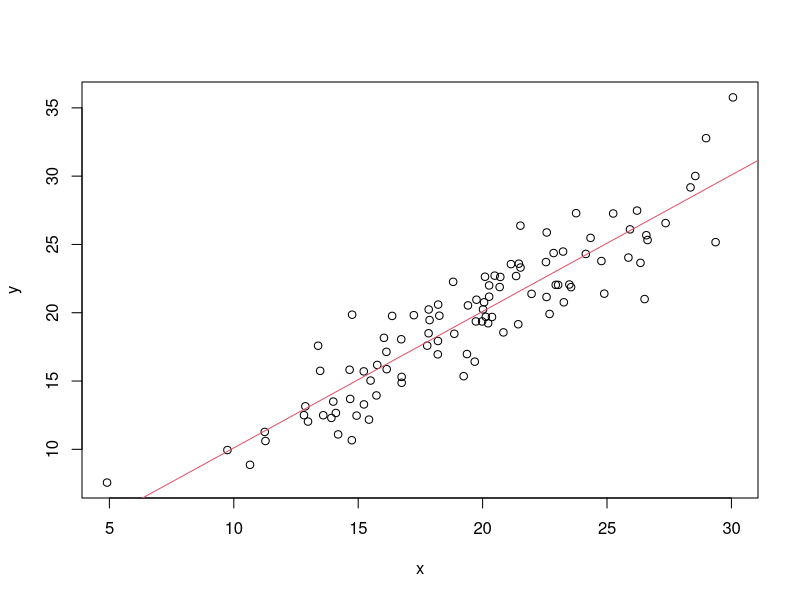

Source code (R):
x = rnorm(100, mean = 20, sd = 5) 
y = x + rnorm(100, mean = 0, sd = 2) 

fit = lm(y~x)

summary(fit)

plot(x,y)
abline(fit, col = 2)
